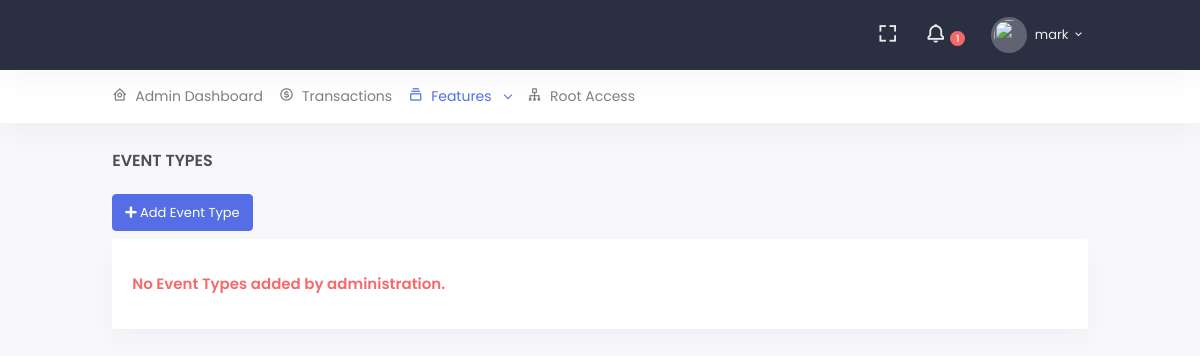
The app's page /a/eventtype/ (signed in), older data.
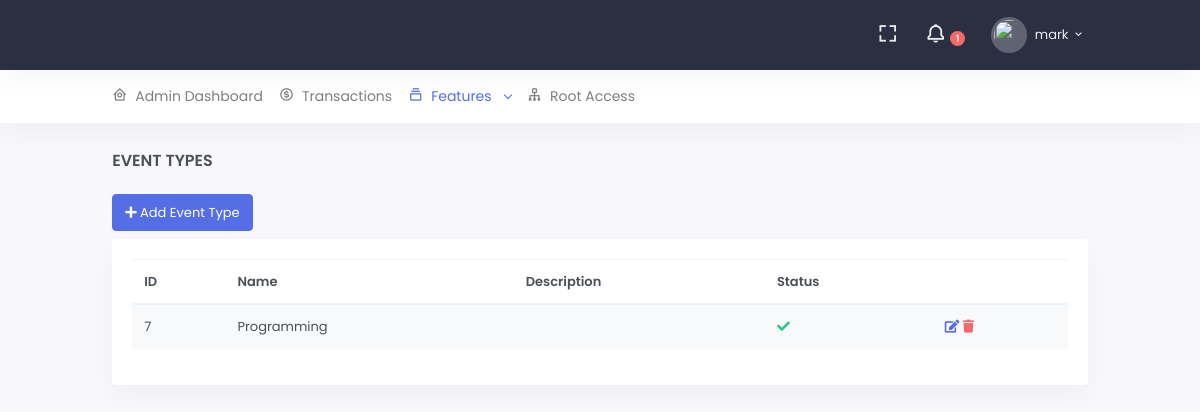
The same page, newer data.
### src/portals/admins/models.py (models this page shows, shortened)
class EventType(models.Model):
    name = models.CharField(max_length=255)
    description = models.TextField(null=True, blank=True)
    is_active = models.BooleanField(default=True)
    class Meta:
        ordering = ['-id']

### src/portals/admins/views.py (the view)
# urls.py: path('eventtype/', EventTypeListView.as_view(), name='eventtype-list-view'),
class EventTypeListView(ListView):
    queryset = EventType.objects.all()

### src/portals/admins/templates/admins/eventtype_list.html (shortened to what this page needs)
{% extends 'core/base.html' %}
{% load static %}
{% block page_heading %}
    Event Types
{% endblock %}
{% block base_links %}
    <link rel="stylesheet" href="https://cdn.datatables.net/1.10.22/css/jquery.dataTables.min.css">
    <link rel="stylesheet" href="https://cdn.datatables.net/buttons/1.6.5/css/buttons.dataTables.min.css">
{% endblock %}
{% block content %}
    <div class="mb-2">
        <a href="{% url 'admin-portal:eventtype-create-view' %}" class="btn btn-primary">
            <i class="fa fa-plus"></i> Add Event Type
        </a>
    </div>
    <div class="card">
        <div class="card-body">
            {% if eventtype_list %}
                <div class="table-responsive">
                    <table class="table table-hover table-striped">
                        <thead>
                        <tr>
                            <th>ID</th>
                            <th>Name</th>
                            <th>Description</th>
                            <th>Status</th>
                            <th></th>
                        </tr>
                        </thead>
                        <tbody class="">
                        {% for row in eventtype_list %}
                            <tr>
                                <td>{{ row.pk }}</td>
                                <td>{{ row.name }}</td>
                                <td>{{ row.description }}</td>
                                <td>
                                    {% if row.is_active %}
                                        <i class="fa fa-check text-success"></i>
                                    {% else %}
                                        <i class="fa fa-times text-danger"></i>
                                    {% endif %}
                                </td>
                                <td>
                                    <a href="{% url 'admin-portal:eventtype-update-view' row.pk %}">
                                        <i class="fa fa-edit"></i></a>
                                    <a class="text-danger"
                                       href="{% url 'admin-portal:eventtype-delete-view' row.pk %}">
                                        <i class="fa fa-trash"></i></a>
                                </td>
                            </tr>
                        {% endfor %}
                        </tbody>
                    </table>
                </div>
            {% else %}
                <p>
                <h5 class="card-title text-danger">No Event Types added by administration.</h5>
                </p>
            {% endif %}
        </div>
    </div>
{% endblock %}

Row changes from the older to the newer data that the page shows:
added EventType: pk "7", name "Programming", is_active True (drawn)
Text that changed along with them:
text no longer shown: "No Event Types added by administration."
text now shown: "ID Name Description Status"
